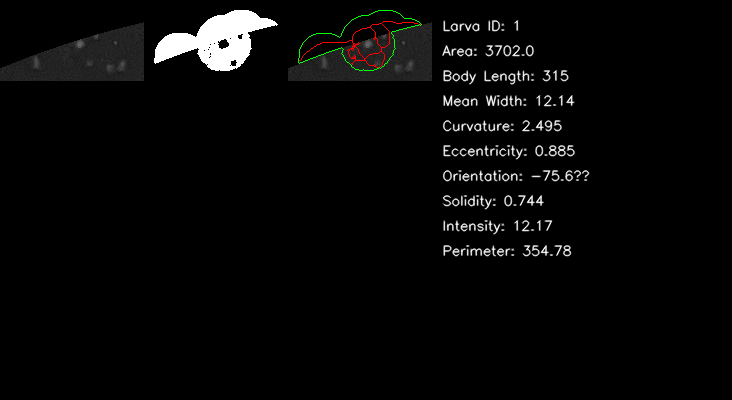
#> input picture svm_shape_2_classifier/high_confidence/24.10/larva_001.png, 732 x 400 px, found by its file name
$ python test_no_morphometrics.py
#> lines starting #> are read from the running program, lines starting #| are printed output that depends on the picture
#!/usr/bin/env python3
"""
Test script to verify the morphometric text removal works correctly
"""
import cv2
import numpy as np
from pathlib import Path

def test_visual_extraction():
    sample_path = Path('analysis_full/31.10/IMG_7382/larvae_reports/larva_001.png')

    if not sample_path.exists():
        print(f"❌ Sample not found: {sample_path}")
        return

    img = cv2.imread(str(sample_path))
#> img is the input picture: shape (400, 732, 3); mean B, G, R 7.3, 7.6, 7.6
    if img is None:
        print("❌ Could not load image")
        return

    img_h, img_w = img.shape[:2]
#> img_h = 400; img_w = 732
    print(f"Original image: {img_w}x{img_h}")
#| Original image: 732x400

    # Apply the same detection logic as in the tool
    gray_check = cv2.cvtColor(img, cv2.COLOR_BGR2GRAY)

    visual_width = img_w
#> visual_width = 732
    for x in range(img_w - 1, img_w // 2, -1):
        col_mean = np.mean(gray_check[:, x])
        if col_mean > 20:
            visual_width = x + 1
            break
#> this loop made 215 passes
#> col_mean on passes 1 to 12: 0, 0, 0, 0, 0, 0, 0, 0, 0, 0, 0, 0

    # If detection failed, fall back
    if visual_width == img_w:
        visual_width = int(img_w * 0.75)
        print("⚠️  Detection failed, using fallback (75% of width)")
    else:
        print(f"✓ Detected visual content ends at x={visual_width}")
#| ✓ Detected visual content ends at x=518

    img_visual_only = img[:, :visual_width]
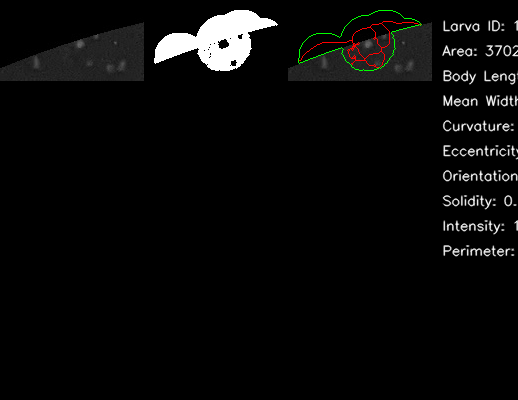
#> img_visual_only: shape (400, 518, 3); mean B, G, R 9, 9.4, 9.4
    vis_h, vis_w = img_visual_only.shape[:2]
#> vis_h = 400; vis_w = 518

    print(f"\nVisual-only portion: {vis_w}x{vis_h}")
#| Visual-only portion: 518x400
    print(f"Removed: {img_w - vis_w} pixels (text panel)")
#| Removed: 214 pixels (text panel)
    print(f"Kept: {100*vis_w/img_w:.1f}% of original width")
#| Kept: 70.8% of original width

    # Save the result
    output_path = Path('test_no_morphometrics.png')
    cv2.imwrite(str(output_path), img_visual_only)
    print(f"\n✅ Success!")
    print(f"   Saved visual-only version to: {output_path}")
    print(f"   This is what you'll see in the labeling tool")
    print(f"   NO morphometric text should be visible!")

if __name__ == "__main__":
    test_visual_extraction()
